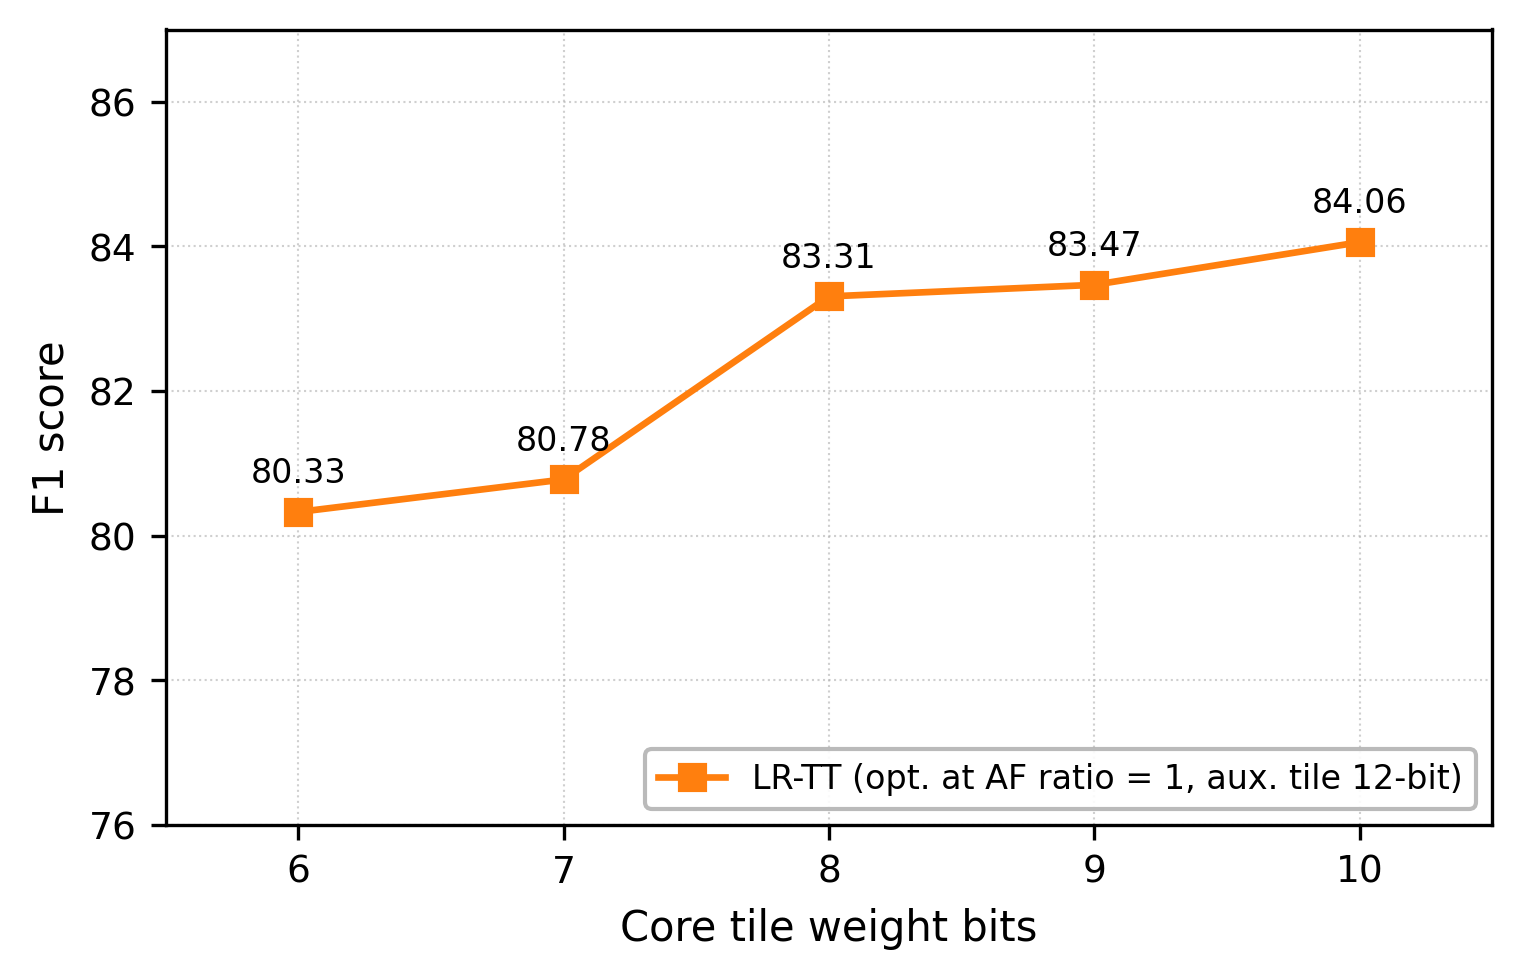

Generate this figure with Python:
"""Figure S7: Core tile (C) bit sweep — AF ratio = 1 (6T1C-gamma), fixed condition."""
import numpy as np
import matplotlib
matplotlib.use('Agg')
import matplotlib.pyplot as plt

data = [
    {'bits': 6,  'f1': 80.33},
    {'bits': 7,  'f1': 80.78},
    {'bits': 8,  'f1': 83.31},
    {'bits': 9,  'f1': 83.47},
    {'bits': 10, 'f1': 84.06},
]

bits = [d['bits'] for d in data]
f1s  = [d['f1']  for d in data]

plt.rcParams.update({
    'font.size': 9, 'axes.labelsize': 10,
    'xtick.labelsize': 9, 'ytick.labelsize': 9,
    'axes.linewidth': 0.8,
})

fig, ax = plt.subplots(figsize=(5.0, 3.2))
ax.plot(bits, f1s, 's-', color='#ff7f0e', linewidth=1.6, markersize=6, zorder=3,
        label='LR-TT (opt. at AF ratio = 1, aux. tile 12-bit)')

for b, f in zip(bits, f1s):
    ax.annotate(f'{f:.2f}', (b, f), textcoords='offset points', xytext=(0, 7),
                fontsize=8, ha='center')

ax.set_xlabel('Core tile weight bits')
ax.set_ylabel('F1 score')
ax.set_xticks(bits)
ax.set_xlim(min(bits) - 0.5, max(bits) + 0.5)
ax.set_ylim(76, 87)
ax.legend(loc='lower right', fontsize=8, framealpha=0.9, edgecolor='0.7')
ax.grid(True, linestyle=':', linewidth=0.5, alpha=0.6)
fig.tight_layout(pad=0.5)

OUT = '/root/LRTT/examples/bert/results/plots/figS7_c_bit_sweep_af1.png'
fig.savefig(OUT, dpi=300, bbox_inches='tight')
fig.savefig(OUT.replace('.png', '.svg'), bbox_inches='tight')
print(f'Saved: {OUT}')
